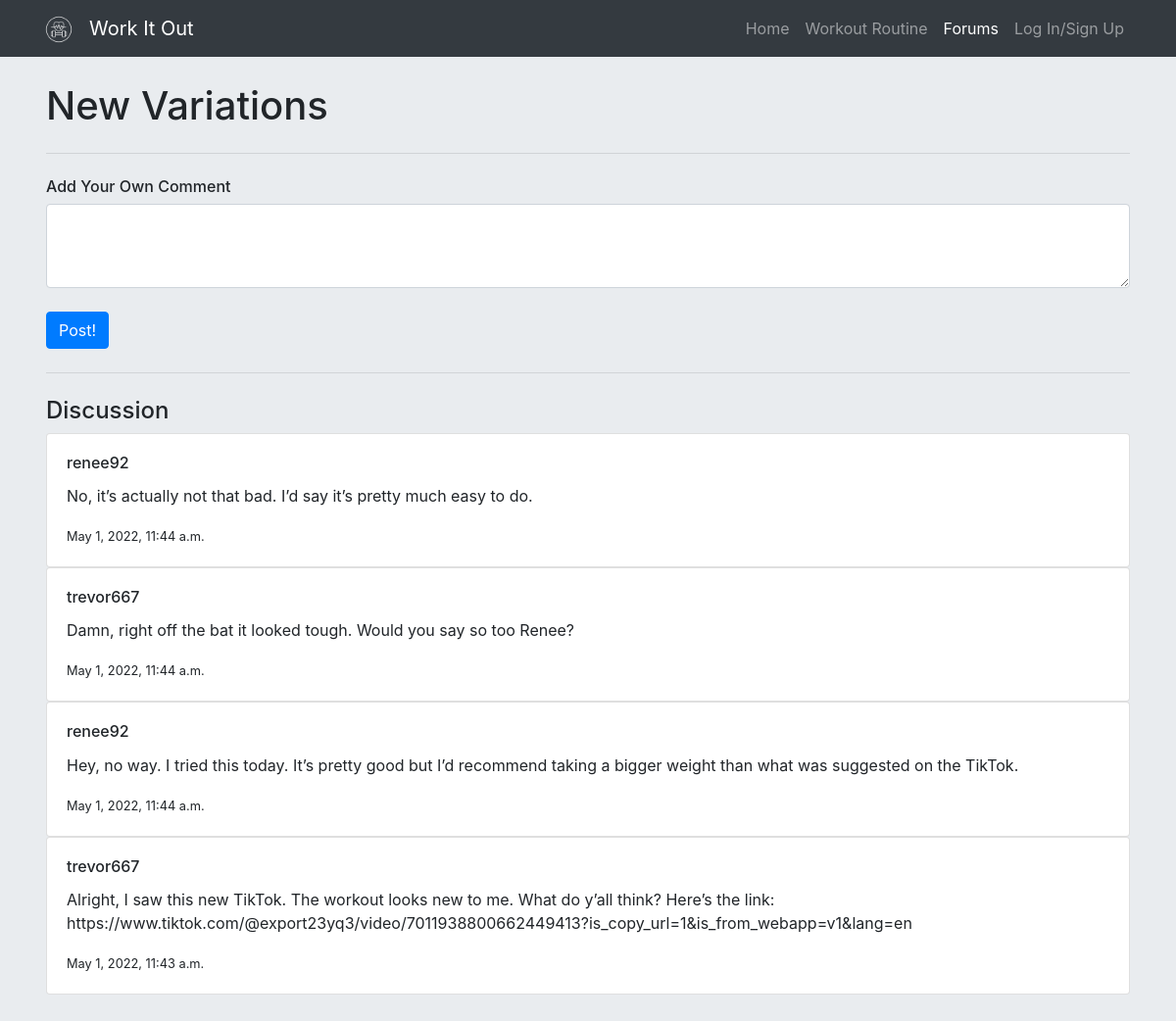
Screenshot of /forums/channel/3 with the database file from the repository.
### forums/models.py (models this page shows, shortened)
class Channel(models.Model):
    name = models.CharField(max_length=100)
    forum = models.ForeignKey("Forum", on_delete=models.CASCADE)
    desc = models.TextField()
    participants = models.ManyToManyField(User)

class Comment(models.Model):
    content = models.TextField()
    user = models.ForeignKey(User, on_delete=models.CASCADE, blank=True, null=True)
    channel = models.ForeignKey("Channel", on_delete=models.CASCADE, blank=True, null=True)
    date_created = models.DateTimeField()

### forums/views.py (the view)
# urls.py: path('channel/<int:channel_id>', views.channel_detail, name='channel_detail'),
def channel_detail(request, channel_id):
    channel = get_object_or_404(Channel, pk=channel_id)
    global main_channel_id
    main_channel_id = channel_id
    comments = Comment.objects.filter(channel=channel).order_by('-date_created')
    return render(request, 'forums/channel_detail.html', {'channel':channel, 'comments':comments})

### forums/templates/forums/channel_detail.html (shortened to what this page needs)
{% extends 'dragonhacks/base.html' %}
{% block forums %}
    <li class="nav-item active">
        <a class="nav-link" href="{% url 'forums_homepage' %}">Forums</a>
    </li>
{% endblock forums %}
{% block content %}
    <section style="margin-top: 20px;" class="jumbotron">
        <div class="container">
            <h1 class="jumbotron-heading">{{ channel.name }}</h1>
            <hr class="my-4">
            <form method="POST" action="{% url 'add_comment' %}">
                <h6>Add Your Own Comment</h6>
                <textarea name="content" class="form-control" id="exampleFormControlTextarea1" rows="3"></textarea>
                <br>
                <button type="submit" class="btn btn-primary">Post!</button>
            </form>
            <hr class="my-4">
            <h4>Discussion</h4>
            {% for comment in comments %}
                <div class="card">
                    <div class="card-body">
                        <h6 class="card-title">{{ comment.user }}</h6>
                        <p class="card-text">{{ comment.content }}</p>
                        <small>{{ comment.date_created }}</small>
                    </div>
                </div>
            {% endfor %}
        </div>
    </section>
{% endblock content %}

### rows the page displays
Channel: name "New Variations"
Comment: user "renee92", content "No, it’s actually not that bad. I’d say it’s pretty much easy to do.", date_created "May 1, 2022, 11:44 a.m."
Comment: user "trevor667", content "Damn, right off the bat it looked tough. Would you say so too Renee?", date_created "May 1, 2022, 11:44 a.m."
Comment: user "renee92", content "Hey, no way. I tried this today. It’s pretty good but I’d recommend taking a bigger weight than what was suggested on the TikTok.", date_created "May 1, 2022, 11:44 a.m."
Comment: user "trevor667", content "Alright, I saw this new TikTok. The workout looks new to me. What do y’all think? Here’s the link: https://www.tiktok.com/@export23yq3/video/7011938800662449413?is_copy_url=1&is_from_webapp=v1&lang=en", date_created "May 1, 2022, 11:43 a.m."
